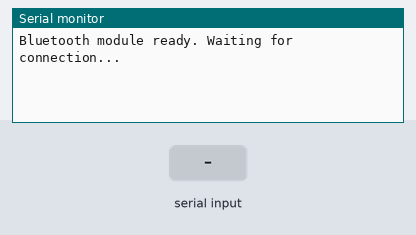
Simulated run of this sketch. Board: Arduino Uno, built with avr-gcc and run on an emulated ATmega328P. On the bench: the last lines printed to the serial monitor. The test bench sets the inputs (shaded band).

Above: at 1.2 s.
1.3 s: "1" received over the second serial link
At 3.2 s:
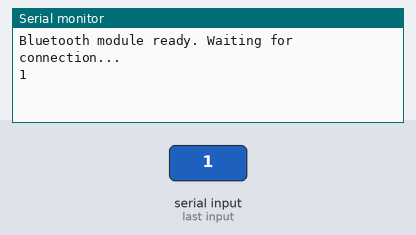
3.5 s: "0" received over the second serial link
At 5.5 s:
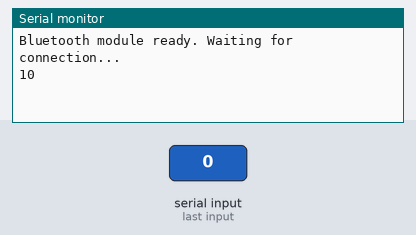

Measured:
- after the input at 1.3 s, the serial monitor: prints a new line after 0.77 s (image 1)
- after the input at 3.5 s, the serial monitor: prints a new line after 0.61 s (image 2)

The sketch:

Initial_Blueooth_Test.ino
```cpp
#include <SoftwareSerial.h>

// Define SoftwareSerial pins: RX = D7, TX = D6
SoftwareSerial bluetooth(6, 7); // RX, TX

void setup() {
  // Start hardware serial for debugging
  Serial.begin(9600);
  while (!Serial);

  // Start software serial for Bluetooth
  bluetooth.begin(9600); // HC-05 default baud rate is 9600

  Serial.println("Bluetooth module ready. Waiting for connection...");
  bluetooth.println("Hello from Arduino!");
}

void loop() {
  // Read from Bluetooth and print to Serial Monitor
  if (bluetooth.available()) {
    char c = bluetooth.read();
    Serial.write(c);            // For debugging
    bluetooth.write(c);         // Echo back to Bluetooth
  }

  // Read from Serial Monitor and send to Bluetooth
  if (Serial.available()) {
    bluetooth.write(Serial.read());
  }
  bluetooth.write("Message every second\n");
  delay(1000);
}
```
